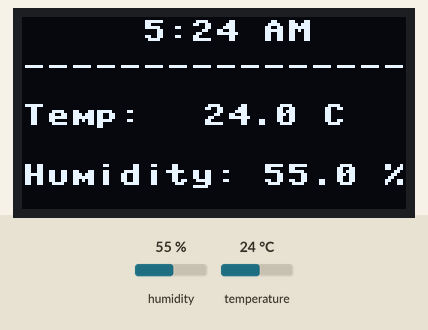
A program run on a simulated ESP32 board running MicroPython. On the bench: 128×64 one-colour display. Inputs (shaded band) come from the test bench; at power-on: temperature 24 °C, humidity 55 %. WiFi joins after 1.5 s; the clock reads 2024-03-15 10:24:30 at power-on unless the program sets it; web requests get an empty 200 reply after 0.4 s; library files of the repository ran but are not shown: ssd1306.py; what the program prints to the serial console is not drawn.

Above: at 12.8 s.
12.9 s: temperature set to 12 °C
At 13.5 s:
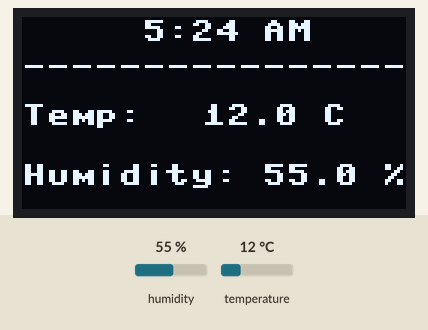
14.5 s: humidity set to 22 %
At 16.4 s:
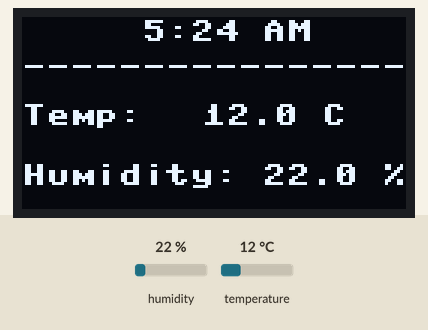
16.7 s: humidity set to 40 %
At 17.4 s:
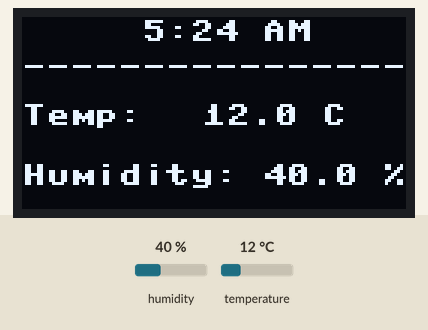
18.5 s: temperature set to 28 °C
At 20.2 s:
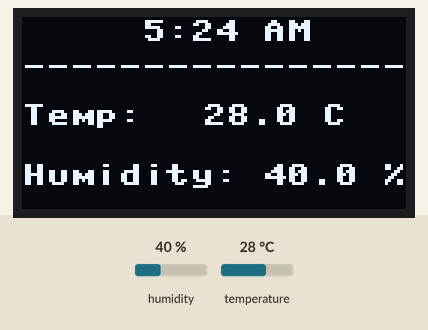
Timing chart, 0 to 21.7 s (numbered marks = the images above; inputs shaded):
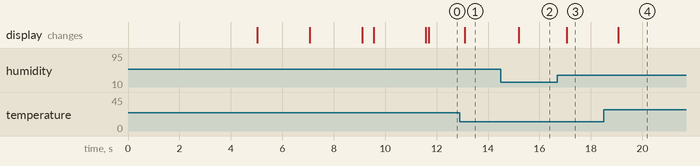

Measured:
- after the input at 12.9 s, the display: changes after 0.20 s (image 1)
- after the input at 14.5 s, the display: changes after 0.70 s (image 2)
- after the input at 16.7 s, the display: changes after 0.36 s (image 3)
- after the input at 18.5 s, the display: changes after 0.56 s (image 4)

The program:

main.py
```python
import time
time.sleep(3)  # 🔑 BOOT SAFETY: allows Thonny to interrupt

from machine import Pin, RTC, PWM
import network
import ntptime
import json

from sensors import DHTSensor
from display import OLEDDisplay
from server import HTTPServer
from ota import OTAUpdater
from heater_control import HeaterController

# ====================
# WIFI CONFIG
# ====================
WIFI_SSID = "APT3-23-24"
WIFI_PASSWORD = "12345#23WorcesterSq#"
SENSOR_UPDATE_INTERVAL = 2

# ====================
# HELPER FUNCTIONS
# ====================
def get_current_version():
    try:
        with open("manifest.json", "r") as f:
            manifest = json.load(f)
            return manifest.get("version", "0.0.0")
    except:
        return "0.0.0"

# ====================
# HARDWARE SETUP
# ====================
sensor = DHTSensor(15)
oled = OLEDDisplay()
server = HTTPServer()
heater = HeaterController()
rtc = RTC()

# ====================
# GLOBAL STATE
# ====================
device_ip = None
last_temp_c = None
last_temp_f = None
last_humidity = None
last_update = 0

# ====================
# WIFI CONNECT
# ====================
def connect_wifi():
    global device_ip
    wlan = network.WLAN(network.STA_IF)
    wlan.active(True)
    wlan.connect(WIFI_SSID, WIFI_PASSWORD)

    oled.show_message("Connecting WiFi")

    timeout = 20
    while not wlan.isconnected() and timeout > 0:
        time.sleep(1)
        timeout -= 1

    if not wlan.isconnected():
        raise RuntimeError("WiFi failed")

    device_ip = wlan.ifconfig()[0]
    oled.show_message("WiFi Connected", device_ip)

# ====================
# TIME SYNC
# ====================
def sync_time_on_boot():
    oled.show_message("Syncing Time...")

    for _ in range(5):
        try:
            ntptime.settime()  # UTC
            return
        except:
            time.sleep(2)

def get_local_time():
    _, _, _, hour, minute, _, _, _ = time.localtime()
    hour = (hour - 5) % 24  # EST offset

    if hour == 0:
        h, ap = 12, "AM"
    elif hour < 12:
        h, ap = hour, "AM"
    elif hour == 12:
        h, ap = 12, "PM"
    else:
        h, ap = hour - 12, "PM"

    return "{:2d}:{:02d} {}".format(h, minute, ap)

# ====================
# SENSOR + OLED + LED
# ====================
def update_sensor_and_oled():
    global last_temp_c, last_temp_f, last_humidity, last_update

    if time.time() - last_update < SENSOR_UPDATE_INTERVAL:
        return

    temp_c, temp_f, humidity = sensor.read()
    if temp_c is None:
        return

    last_temp_c = temp_c
    last_temp_f = temp_f
    last_humidity = humidity
    last_update = time.time()

    oled.show_reading(get_local_time(), last_temp_c, last_humidity)
    server.update_readings(last_temp_c, last_temp_f, last_humidity)

    # Check temperature and control heater
    heater.check_and_control(last_temp_c)

# ====================
# MAIN
# ====================
try:
    time.sleep(2)

    # ---- CONNECT WIFI FIRST ----
    connect_wifi()

    # ---- CHECK FOR OTA UPDATE ----
    oled.show_message("Checking OTA...")
    ota = OTAUpdater()
    has_update, version, payload = ota.check_for_update()

    if has_update:
        oled.show_message("Update Found!", "v{}".format(version))
        time.sleep(2)
        oled.show_message("Updating...", "Please wait")
        files, base_url = payload
        ota.install_update(files, base_url)
    else:
        oled.show_message("OTA Check Done", "v{} (current)".format(get_current_version()))
        time.sleep(2)

    # ---- NORMAL STARTUP ----
    sync_time_on_boot()
    update_sensor_and_oled()
    server.start(update_sensor_and_oled)

except Exception as e:
    oled.show_message("FATAL ERROR", str(e))
```

sensors.py
```python
from machine import Pin
import dht
import time

class DHTSensor:
    def __init__(self, pin=15):
        self.sensor = dht.DHT22(Pin(pin))

    def read(self):
        try:
            self.sensor.measure()
            temp_c = self.sensor.temperature()
            humidity = self.sensor.humidity()
            temp_f = temp_c * 9 / 5 + 32
            return temp_c, temp_f, humidity
        except:
            return None, None, None
```

display.py
```python
from machine import I2C, Pin
import ssd1306

class OLEDDisplay:
    def __init__(self):
        i2c = I2C(0, scl=Pin(22), sda=Pin(21))
        self.oled = ssd1306.SSD1306_I2C(128, 64, i2c)

    def show_reading(self, time_str, temp_c, humidity):
        self.oled.fill(0)

        time_x = (128 - len(time_str) * 8) // 2
        self.oled.text(time_str, time_x, 0)
        self.oled.text("----------------", 0, 12)

        self.oled.text("Temp:", 0, 28)
        self.oled.text("{:.1f} C".format(temp_c), 60, 28)

        self.oled.text("Humidity:", 0, 48)
        self.oled.text("{:.1f} %".format(humidity), 80, 48)

        self.oled.show()

    def show_message(self, line1, line2=""):
        self.oled.fill(0)
        self.oled.text(line1, 0, 0)
        if line2:
            self.oled.text(line2, 0, 20)
        self.oled.show()
```

server.py
```python
import socket
import json
import time

class HTTPServer:
    def __init__(self):
        self.last_temp_c = None
        self.last_temp_f = None
        self.last_humidity = None

    def update_readings(self, temp_c, temp_f, humidity):
        self.last_temp_c = temp_c
        self.last_temp_f = temp_f
        self.last_humidity = humidity

    def start(self, update_callback):
        s = socket.socket()
        s.bind(("0.0.0.0", 80))
        s.listen(1)
        s.settimeout(0.1)

        while True:
            update_callback()

            try:
                conn, addr = s.accept()
                req = conn.recv(1024).decode()

                if "GET /reading" in req:
                    body = json.dumps({
                        "temperature_c": self.last_temp_c,
                        "temperature_f": self.last_temp_f,
                        "humidity": self.last_humidity,
                        "unit": "C"
                    })
                    conn.send(
                        "HTTP/1.1 200 OK\r\n"
                        "Content-Type: application/json\r\n\r\n"
                    )
                    conn.send(body)
                else:
                    conn.send("HTTP/1.1 404 Not Found\r\n\r\n")

                conn.close()
            except OSError:
                pass

            time.sleep(0.05)  # same CPU yield
```

ota.py
```python
import urequests
import machine
import json

class OTAUpdater:
    def __init__(self):
        self.manifest_url = "https://raw.githubusercontent.com/xanf-code/esp_humidy/main/manifest.json"
        self.current_version = self._read_local_version()

    def _read_local_version(self):
        try:
            with open("manifest.json", "r") as f:
                manifest = json.load(f)
                version = manifest.get("version", "0.0.0")
                print("Local version:", version)
                return version
        except Exception as e:
            print("Failed to read local version:", e)
            return "0.0.0"

    def _compare_versions(self, v1, v2):
        """Compare semantic versions. Returns True if v2 > v1"""
        try:
            v1_parts = [int(x) for x in v1.split('.')]
            v2_parts = [int(x) for x in v2.split('.')]

            for i in range(max(len(v1_parts), len(v2_parts))):
                p1 = v1_parts[i] if i < len(v1_parts) else 0
                p2 = v2_parts[i] if i < len(v2_parts) else 0
                if p2 > p1:
                    return True
                elif p2 < p1:
                    return False
            return False
        except:
            return v2 != v1

    def check_for_update(self):
        try:
            r = urequests.get(self.manifest_url)
            manifest = r.json()
            r.close()

            latest_version = manifest.get("version")
            files = manifest.get("files")
            base_url = manifest.get("base_url")

            print("Remote version:", latest_version)
            print("Current version:", self.current_version)

            if not latest_version or not files or not base_url:
                return False, None, None

            # Only update if remote version is NEWER
            if self._compare_versions(self.current_version, latest_version):
                print("Update available!")
                return True, latest_version, (files, base_url)

            print("Already up to date")
            return False, latest_version, None

        except Exception as e:
            print("OTA check failed:", e)
            return False, None, None

    def install_update(self, files, base_url):
        print("Starting OTA update...")

        for filename in files:
            url = base_url + filename
            print("Downloading:", url)

            try:
                r = urequests.get(url)
                code = r.text
                r.close()
            except Exception as e:
                print("Failed to download", filename, ":", e)
                return  # abort update safely

            try:
                with open(filename, "w") as f:
                    f.write(code)
                print("Updated:", filename)
            except Exception as e:
                print("Failed to write", filename, ":", e)
                return  # abort update safely

        print("OTA update complete, rebooting...")
        machine.reset()
```

heater_control.py
```python
import urequests
import time

class HeaterController:
    def __init__(self):
        self.turn_off_url = "https://maker.ifttt.com/trigger/turn_off/with/key/eWIgaqWsz6E7N0H1ShKiGwKTW2We9aekZ_kpcVt7Erw"
        self.turn_on_url = "https://maker.ifttt.com/trigger/turn_on_heater/with/key/eWIgaqWsz6E7N0H1ShKiGwKTW2We9aekZ_kpcVt7Erw"

        self.TEMP_HIGH = 26.0  # Turn off heater when >= 26°C
        self.TEMP_LOW = 22.0   # Turn on heater when <= 22°C

        self.heater_state = None  # None = unknown, True = on, False = off
        self.last_webhook_call = 0
        self.min_call_interval = 10  # Minimum seconds between webhook calls

    def check_and_control(self, temp_c):
        """
        Check temperature and control heater based on thresholds.
        Returns: (action_taken, message) tuple
        """
        if temp_c is None:
            return False, "No temperature reading"

        current_time = time.time()

        if current_time - self.last_webhook_call < self.min_call_interval:
            return False, "Rate limited"

        if temp_c >= self.TEMP_HIGH and self.heater_state != False:
            success = self._turn_off_heater(temp_c)
            if success:
                self.heater_state = False
                self.last_webhook_call = current_time
                return True, f"Heater OFF (temp: {temp_c}°C)"
            return False, "Failed to turn off heater"

        elif temp_c <= self.TEMP_LOW and self.heater_state != True:
            success = self._turn_on_heater(temp_c)
            if success:
                self.heater_state = True
                self.last_webhook_call = current_time
                return True, f"Heater ON (temp: {temp_c}°C)"
            return False, "Failed to turn on heater"

        # Temperature in deadband (22 < temp < 26), maintain current state
        return False, f"Temp OK ({temp_c}°C)"

    def _turn_off_heater(self, temp_c):
        try:
            print(f"[HEATER] Turning OFF - Temperature: {temp_c}°C >= {self.TEMP_HIGH}°C")
            r = urequests.get(self.turn_off_url, timeout=5)
            status = r.status_code
            r.close()

            if status == 200:
                print("[HEATER] Successfully turned OFF")
                return True
            else:
                print(f"[HEATER] Turn OFF failed - HTTP {status}")
                return False

        except Exception as e:
            print(f"[HEATER] Turn OFF error: {e}")
            return False

    def _turn_on_heater(self, temp_c):
        try:
            print(f"[HEATER] Turning ON - Temperature: {temp_c}°C <= {self.TEMP_LOW}°C")
            r = urequests.get(self.turn_on_url, timeout=5)
            status = r.status_code
            r.close()

            if status == 200:
                print("[HEATER] Successfully turned ON")
                return True
            else:
                print(f"[HEATER] Turn ON failed - HTTP {status}")
                return False

        except Exception as e:
            print(f"[HEATER] Turn ON error: {e}")
            return False

    def get_status(self):
        if self.heater_state is None:
            return "UNKNOWN"
        elif self.heater_state:
            return "ON"
        else:
            return "OFF"
```
